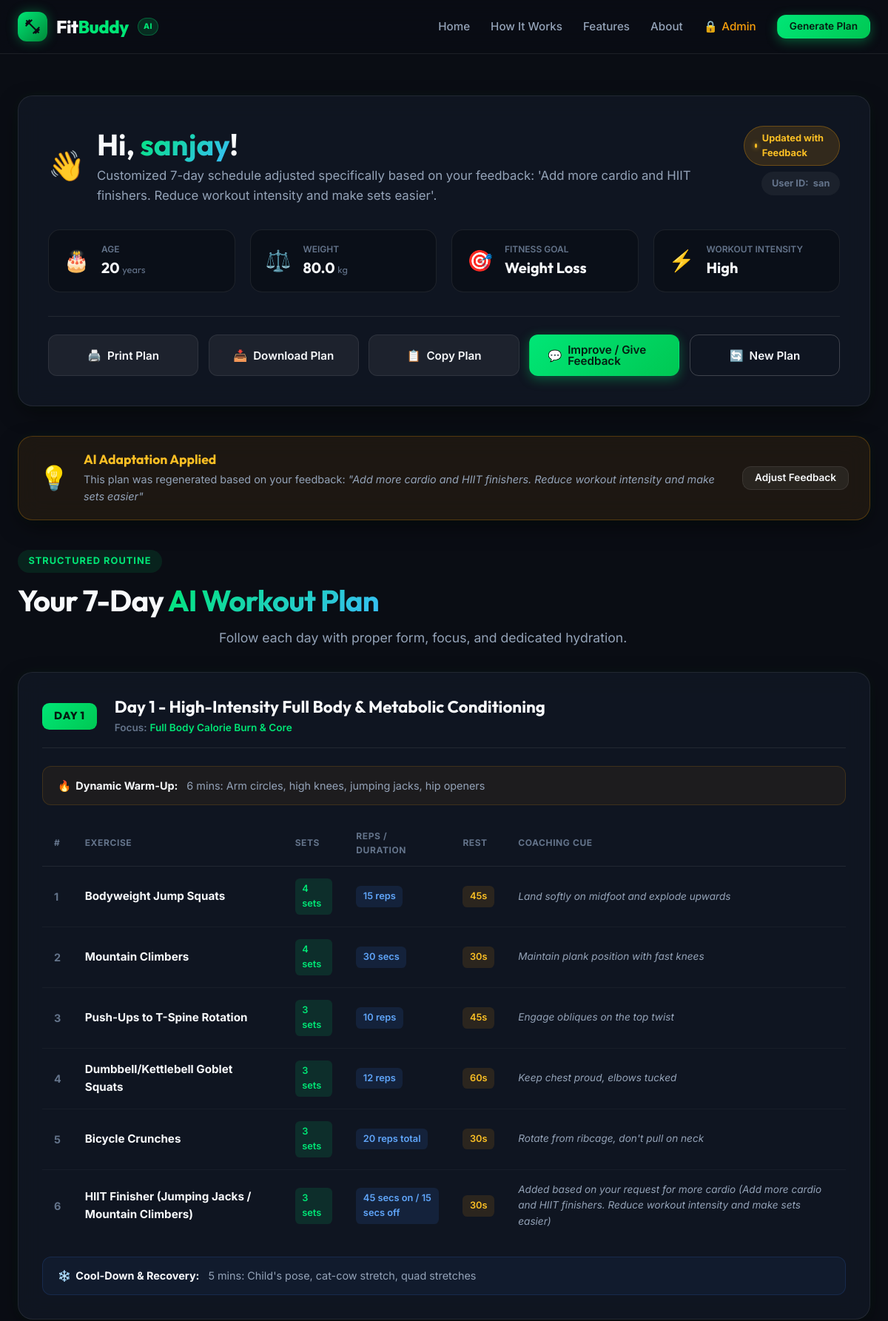
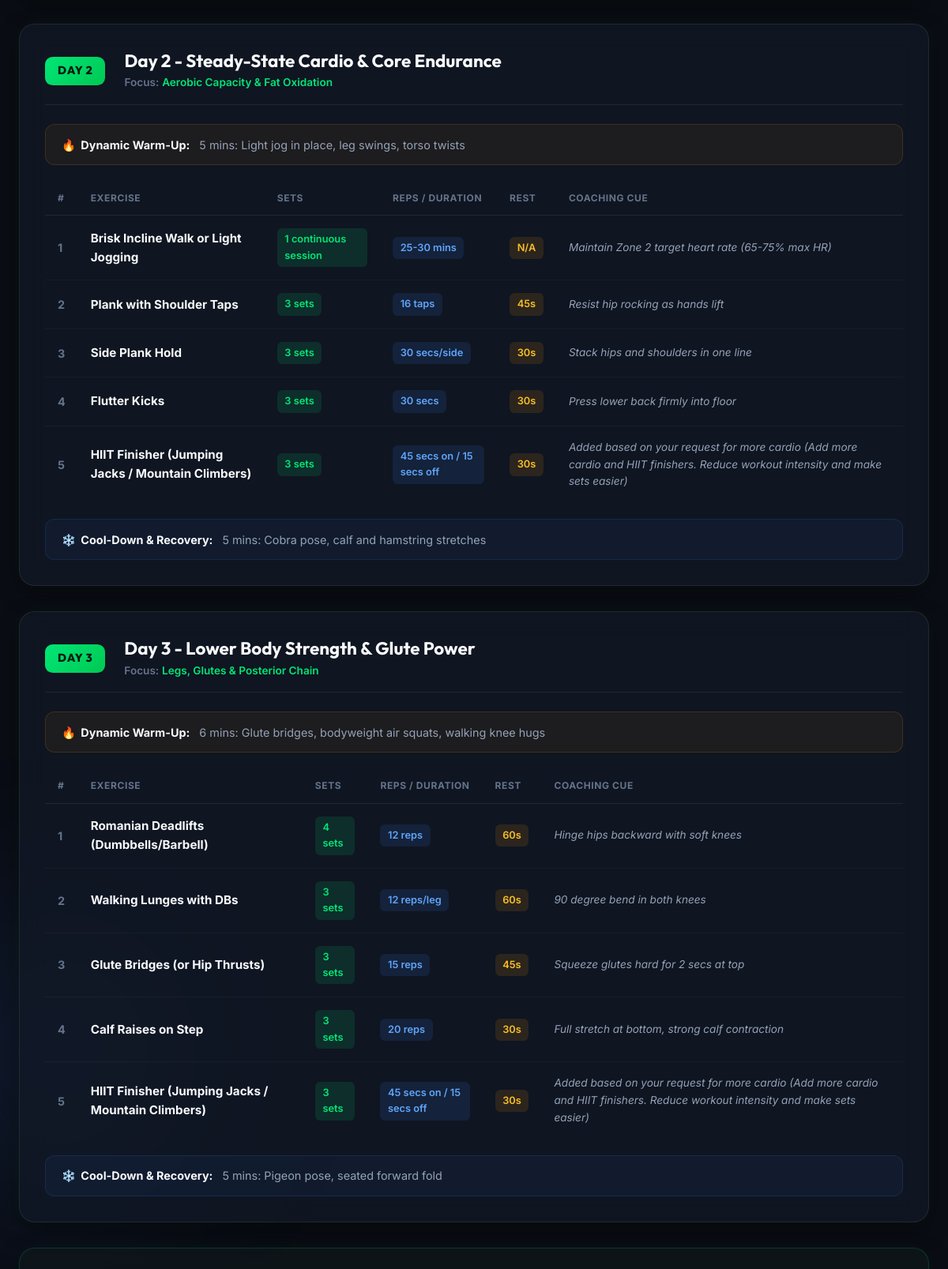
The page /result/san (upper part) on the database its author committed (2 pictures, top to bottom).
### models.py (models this page shows, shortened)
class User(Base):
    __tablename__ = "users"
    id = Column(Integer, primary_key=True, index=True)
    user_id = Column(String(64), unique=True, index=True, nullable=False)
    name = Column(String(120), nullable=False)
    age = Column(Integer, nullable=False)
    weight = Column(Float, nullable=False)
    goal = Column(String(60), nullable=False)
    intensity = Column(String(30), nullable=False)
    created_at = Column(DateTime, default=datetime.utcnow)
    workout_plan = relationship(
        "WorkoutPlan",
        back_populates="user",
        uselist=False,
        cascade="all, delete-orphan"
    )

class WorkoutPlan(Base):
    __tablename__ = "workout_plans"
    id = Column(Integer, primary_key=True, index=True)
    user_id = Column(String(64), ForeignKey("users.user_id", ondelete="CASCADE"), unique=True, nullable=False, index=True)
    original_plan = Column(Text, nullable=False)  # JSON-serialized 7-day plan
    updated_plan = Column(Text, nullable=True)    # JSON-serialized updated plan if modified
    feedback = Column(Text, nullable=True)        # Feedback history/notes
    nutrition_tip = Column(Text, nullable=True)   # AI nutrition & recovery recommendation
    created_at = Column(DateTime, default=datetime.utcnow)
    updated_at = Column(DateTime, default=datetime.utcnow, onupdate=datetime.utcnow)
    user = relationship("User", back_populates="workout_plan")

### routes.py (the view)
@router.get("/result/{user_id}", response_class=HTMLResponse, summary="View User Workout Plan")
async def view_result(
    request: Request,
    user_id: str,
    db: Session = Depends(get_db)
):
    clean_user_id = user_id.lower().strip()
    user = db.query(User).filter(User.user_id == clean_user_id).first()
    if not user:
        return templates.TemplateResponse(
            request=request,
            name="error.html",
            context={
                "error_title": "User Not Found",
                "error_message": f"No workout plan or profile found for User ID: '{user_id}'."
            },
            status_code=404
        )
    plan_record = db.query(WorkoutPlan).filter(WorkoutPlan.user_id == clean_user_id).first()
    if not plan_record or not plan_record.original_plan:
        return templates.TemplateResponse(
            request=request,
            name="error.html",
            context={
                "error_title": "No Plan Generated",
                "error_message": f"A profile exists for {user.name}, but no 7-day plan has been generated yet."
            },
            status_code=404
        )
    is_updated = bool(plan_record.updated_plan)
    active_plan_raw = plan_record.updated_plan if is_updated else plan_record.original_plan
    plan_data = sanitize_workout_plan(active_plan_raw, user_name=user.name, goal=user.goal)
    original_plan_data = None
    if is_updated:
        original_plan_data = sanitize_workout_plan(plan_record.original_plan, user_name=user.name, goal=user.goal)
    return templates.TemplateResponse(
        request=request,
        name="result.html",
        context={
            "user": user,
            "plan": plan_data,
            "is_updated": is_updated,
            "feedback_text": plan_record.feedback,
            "original_plan": original_plan_data,
            "nutrition_tip": plan_data.get("nutrition_tip") or plan_record.nutrition_tip
        }
    )

### templates/result.html (shortened to what this page needs)
{% extends "base.html" %}
{% block content %}
<div class="result-page-wrapper">
    <div class="container">
        <div class="result-header-card glass-card">
            <div class="result-header-content">
                <div class="user-greeting-wrapper">
                    <span class="greeting-emoji">👋</span>
                    <div>
                        <h1 class="user-greeting">Hi, <span class="text-gradient">{{ user.name }}</span>!</h1>
                        <p class="plan-subtitle">{{ plan.summary }}</p>
                    </div>
                </div>
                <div class="plan-status-tags">
                    {% if is_updated %}
                    <span class="badge badge-updated">
                        <span class="pulse-dot-amber"></span> Updated with Feedback
                    </span>
                    {% else %}
                    <span class="badge badge-original">
                        <span class="pulse-dot-green"></span> Fresh AI Blueprint
                    </span>
                    {% endif %}
                    <span class="badge badge-date">User ID: <strong>{{ user.user_id }}</strong></span>
                </div>
            </div>
            <div class="profile-metrics-grid">
                <div class="metric-card">
                    <div class="metric-icon">🎂</div>
                    <div class="metric-details">
                        <span class="m-title">Age</span>
                        <span class="m-value">{{ user.age }} <small>years</small></span>
                    </div>
                </div>
                <div class="metric-card">
                    <div class="metric-icon">⚖️</div>
                    <div class="metric-details">
                        <span class="m-title">Weight</span>
                        <span class="m-value">{{ user.weight }} <small>kg</small></span>
                    </div>
                </div>
                <div class="metric-card">
                    <div class="metric-icon">🎯</div>
                    <div class="metric-details">
                        <span class="m-title">Fitness Goal</span>
                        <span class="m-value highlight-accent">{{ user.goal }}</span>
                    </div>
                </div>
                <div class="metric-card">
                    <div class="metric-icon">⚡</div>
                    <div class="metric-details">
                        <span class="m-title">Workout Intensity</span>
                        <span class="m-value">{{ user.intensity }}</span>
                    </div>
                </div>
            </div>
            <div class="action-toolbar">
                <button onclick="window.print()" class="btn btn-secondary btn-action" title="Print this workout plan">
                    <span class="icon">🖨️</span>
                    <span>Print Plan</span>
                </button>
                <a href="/api/user/{{ user.user_id }}/download" class="btn btn-secondary btn-action" title="Download text version">
                    <span class="icon">📥</span>
                    <span>Download Plan</span>
                </a>
                <button id="copyPlanBtn" onclick="copyPlanToClipboard()" class="btn btn-secondary btn-action" title="Copy to clipboard">
                    <span class="icon">📋</span>
                    <span id="copyBtnText">Copy Plan</span>
                </button>
                <a href="/feedback/{{ user.user_id }}" class="btn btn-primary btn-action shadow-glow" title="Fine-tune your workout routine">
                    <span class="icon">💬</span>
                    <span>Improve / Give Feedback</span>
                </a>
                <a href="/#generator" class="btn btn-outline btn-action" title="Create a new routine">
                    <span class="icon">🔄</span>
                    <span>New Plan</span>
                </a>
            </div>
        </div>
        {% if is_updated and feedback_text %}
        <div class="feedback-banner glass-card">
            <div class="banner-icon">💡</div>
            <div class="banner-body">
                <h4 class="banner-title">AI Adaptation Applied</h4>
                <p class="banner-text">This plan was regenerated based on your feedback: <em>"{{ feedback_text }}"</em></p>
            </div>
            <a href="/feedback/{{ user.user_id }}" class="btn btn-sm btn-secondary">Adjust Feedback</a>
        </div>
        {% endif %}
        <div class="workout-section-header">
            <div class="section-badge">Structured Routine</div>
            <h2 class="section-title">Your 7-Day <span class="text-gradient">AI Workout Plan</span></h2>
            <p class="section-subtitle">Follow each day with proper form, focus, and dedicated hydration.</p>
        </div>
        <div class="days-container" id="printablePlan">
            {% for day in plan.days %}
            <div class="day-card glass-card {% if day.is_rest_day %}rest-day-card{% endif %}">
                <div class="day-card-header">
                    <div class="day-number-badge">Day {{ day.day }}</div>
                    <div class="day-title-group">
                        <h3 class="day-title">{{ day.title }}</h3>
                        <div class="day-focus-pill">
                            <span class="focus-label">Focus:</span>
                            <span class="focus-val">{{ day.focus }}</span>
                        </div>
                    </div>
                </div>
                <div class="routine-block warmup-block">
                    <div class="routine-label">
                        <span class="icon">🔥</span>
                        <strong>Dynamic Warm-Up:</strong>
                    </div>
                    <div class="routine-text">{{ day.warm_up }}</div>
                </div>
                {% if day.is_rest_day and day.exercises|length == 0 %}
                <div class="rest-day-content">
                    <div class="rest-illustration">🧘‍♂️</div>
                    <h4>Rest & Muscle Repair</h4>
                    <p>Dedicate today to full body recovery: 8 hours of sleep, light mobility walks, foam rolling, and wholesome nutrient intake.</p>
                </div>
                {% else %}
                <div class="exercise-table-wrapper">
                    <table class="exercise-table">
                        <thead>
                            <tr>
                                <th>#</th>
                                <th>Exercise</th>
                                <th>Sets</th>
                                <th>Reps / Duration</th>
                                <th>Rest</th>
                                <th>Coaching Cue</th>
                            </tr>
                        </thead>
                        <tbody>
                            {% for ex in day.exercises %}
                            <tr>
                                <td class="ex-idx">{{ loop.index }}</td>
                                <td class="ex-name-cell">
                                    <strong>{{ ex.name }}</strong>
                                </td>
                                <td><span class="tag tag-sets">{{ ex.sets }}</span></td>
                                <td><span class="tag tag-reps">{{ ex.reps }}</span></td>
                                <td><span class="tag tag-rest">{{ ex.rest }}</span></td>
                                <td class="ex-notes-cell">{{ ex.notes if ex.notes else "Focus on controlled breathing & posture" }}</td>
                            </tr>
                            {% endfor %}
                        </tbody>
                    </table>
                </div>
                {% endif %}
                <div class="routine-block cooldown-block">
                    <div class="routine-label">
                        <span class="icon">❄️</span>
                        <strong>Cool-Down & Recovery:</strong>
                    </div>
                    <div class="routine-text">{{ day.cool_down }}</div>
                </div>
            </div>
            {% endfor %}
        </div>
    </div>
</div>
{% endblock %}

### rows shown on the page
User: name "sanjay", user_id "san", age "20", weight "80.0", goal "Weight Loss", intensity "High"
WorkoutPlan: feedback "Add more cardio and HIIT finishers. Reduce workout intensity and make sets easier"

### other values the page prints
{{ plan.summary }} "Customized 7-day schedule adjusted specifically based on your feedback: 'Add more cardio and HIIT finishers. Reduce workout intensity and make sets easier'."
{{ day.day }} "1" "2" "3"
{{ day.title }} "Day 1 - High-Intensity Full Body & Metabolic Conditioning" "Day 2 - Steady-State Cardio & Core Endurance" "Day 3 - Lower Body Strength & Glute Power"
{{ day.focus }} "Full Body Calorie Burn & Core" "Aerobic Capacity & Fat Oxidation" "Legs, Glutes & Posterior Chain"
{{ day.warm_up }} "6 mins: Arm circles, high knees, jumping jacks, hip openers" "5 mins: Light jog in place, leg swings, torso twists" "6 mins: Glute bridges, bodyweight air squats, walking knee hugs"
{{ ex.name }} "Bodyweight Jump Squats" "Mountain Climbers" "Push-Ups to T-Spine Rotation" "Dumbbell/Kettlebell Goblet Squats" "Bicycle Crunches" "HIIT Finisher (Jumping Jacks / Mountain Climbers)" "Brisk Incline Walk or Light Jogging" "Plank with Shoulder Taps" "Side Plank Hold" "Flutter Kicks" "HIIT Finisher (Jumping Jacks / Mountain Climbers)" "Romanian Deadlifts (Dumbbells/Barbell)" "Walking Lunges with DBs" "Glute Bridges (or Hip Thrusts)" "Calf Raises on Step" "HIIT Finisher (Jumping Jacks / Mountain Climbers)"
{{ ex.sets }} "4 sets" "4 sets" "3 sets" "3 sets" "3 sets" "3 sets" "1 continuous session" "3 sets" "3 sets" "3 sets" "3 sets" "4 sets" "3 sets" "3 sets" "3 sets" "3 sets"
{{ ex.reps }} "15 reps" "30 secs" "10 reps" "12 reps" "20 reps total" "45 secs on / 15 secs off" "25-30 mins" "16 taps" "30 secs/side" "30 secs" "45 secs on / 15 secs off" "12 reps" "12 reps/leg" "15 reps" "20 reps" "45 secs on / 15 secs off"
{{ ex.rest }} "45s" "30s" "45s" "60s" "30s" "30s" "N/A" "45s" "30s" "30s" "30s" "60s" "60s" "45s" "30s" "30s"
{{ ex.notes if ex.notes else "Focus on controlled breathing & posture" }} "Land softly on midfoot and explode upwards" "Maintain plank position with fast knees" "Engage obliques on the top twist" "Keep chest proud, elbows tucked" "Rotate from ribcage, don't pull on neck" "Added based on your request for more cardio (Add more cardio and HIIT finishers. Reduce workout intensity and make sets easier)" "Maintain Zone 2 target heart rate (65-75% max HR)" "Resist hip rocking as hands lift" "Stack hips and shoulders in one line" "Press lower back firmly into floor" "Added based on your request for more cardio (Add more cardio and HIIT finishers. Reduce workout intensity and make sets easier)" "Hinge hips backward with soft knees" "90 degree bend in both knees" "Squeeze glutes hard for 2 secs at top" "Full stretch at bottom, strong calf contraction" "Added based on your request for more cardio (Add more cardio and HIIT finishers. Reduce workout intensity and make sets easier)"
{{ day.cool_down }} "5 mins: Child's pose, cat-cow stretch, quad stretches" "5 mins: Cobra pose, calf and hamstring stretches" "5 mins: Pigeon pose, seated forward fold"
